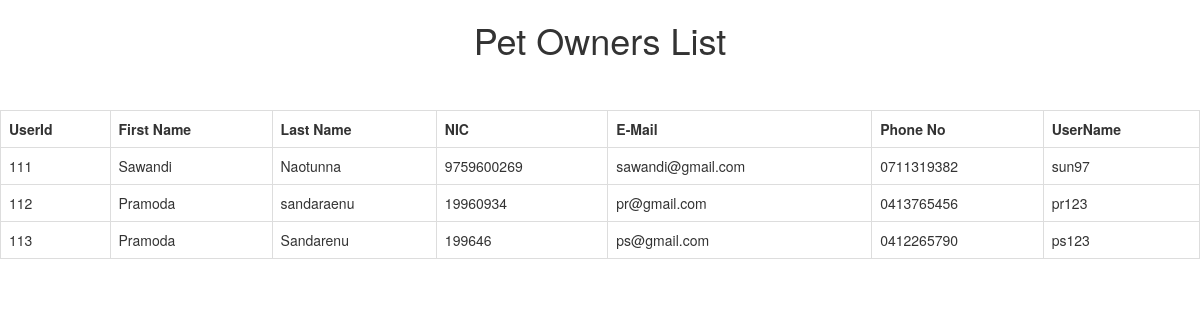
Page /Sawandi/viewOwnersInfo.php on the earlier database version.
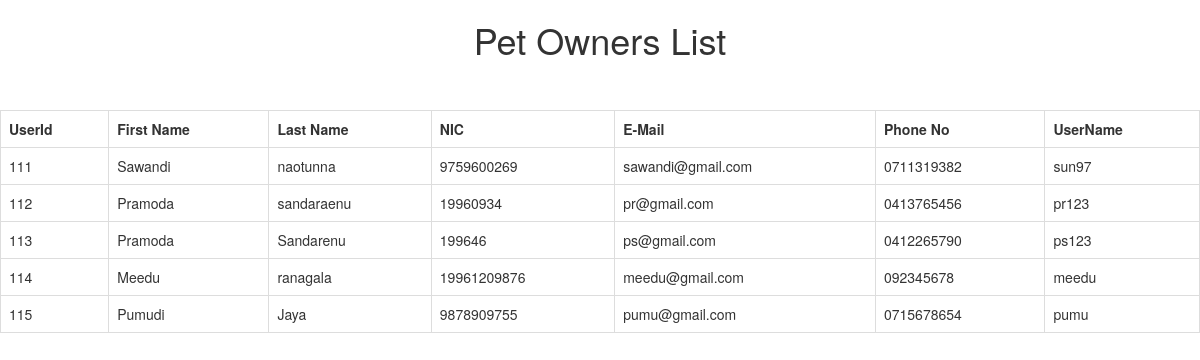
Same page on the later database version.
### tables this page shows
CREATE TABLE `petowners` (
  `UserId` int(10) NOT NULL,
  `Fname` varchar(20) NOT NULL,
  `Lname` varchar(20) NOT NULL,
  `NIC` varchar(20) NOT NULL,
  `Email` varchar(50) NOT NULL,
  `Phone` varchar(10) NOT NULL,
  `Status` tinyint(1) NOT NULL
);

CREATE TABLE `userlogindetails` (
  `UserId` int(11) NOT NULL,
  `Username` varchar(20) NOT NULL,
  `Password` varchar(1000) NOT NULL,
  `UserType` varchar(20) NOT NULL
);

### Sawandi/viewOwnersInfo.php (the view, shortened to what this page needs)
<!DOCTYPE html>
<html>
<head>
	<link rel="stylesheet" href="https://maxcdn.bootstrapcdn.com/bootstrap/3.3.6/css/bootstrap.min.css" />
</head>
	<body>
		<h1 align = "center">Pet Owners List</h1>
		<br><br>
		<table border = "1" align = "center" class="table table-bordered">
			<tr>
				<th>UserId</th>
				<th>First Name</th>
				<th>Last Name</th>
				<th>NIC</th>
				<th>E-Mail</th>
				<th>Phone No</th>
				<th>UserName</th>
			</tr>
			<?php
				require_once('connection.php');
				$sql = "SELECT * from petowners p,userlogindetails u where p.UserId = u.UserId";
				$result = mysqli_query($con,$sql);
				if(mysqli_num_rows($result)>0){
					while($row = mysqli_fetch_assoc($result))
					{
						echo "<tr>
							<td>".$row["UserId"]."</td>
							<td>".$row["Fname"]."</td>
							<td>".$row["Lname"]."</td>
							<td>".$row["NIC"]."</td>
							<td>".$row["Email"]."</td>
							<td>".$row["Phone"]."</td>
							<td>".$row["Username"]."</td>
												</tr>";
					}
					echo "</table>";
				}
				else
				{
					echo "0 result";
				}
			?>
	</body>
</html>

Differences in the rows shown:
changed petowners "Sawandi": Lname "Naotunna" → "naotunna"
added petowners: userlogindetails.UserId "114", Fname "Meedu", Lname "ranagala", NIC "19961209876", Email "meedu@gmail.com", Phone "092345678", userlogindetails.Username "meedu"
added petowners: userlogindetails.UserId "115", Fname "Pumudi", Lname "Jaya", NIC "9878909755", Email "pumu@gmail.com", Phone "0715678654", userlogindetails.Username "pumu"
